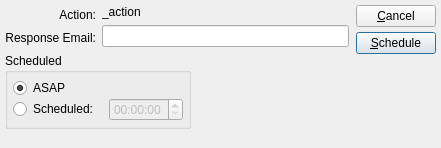
<?xml version="1.0" encoding="UTF-8"?>
<ui version="4.0">
 <comment>This file is part of the xTuple ERP: PostBooks Edition, a free and
open source Enterprise Resource Planning software suite,
Copyright (c) 1999-2010 by OpenMFG LLC, d/b/a xTuple.
It is licensed to you under the Common Public Attribution License
version 1.0, the full text of which (including xTuple-specific Exhibits)
is available at www.xtuple.com/CPAL.  By using this software, you agree
to be bound by its terms.</comment>
 <class>submitAction</class>
 <widget class="QDialog" name="submitAction">
  <property name="geometry">
   <rect>
    <x>0</x>
    <y>0</y>
    <width>441</width>
    <height>148</height>
   </rect>
  </property>
  <property name="windowTitle">
   <string>Schedule Action with xTuple Connect</string>
  </property>
  <layout class="QHBoxLayout">
   <property name="spacing">
    <number>7</number>
   </property>
   <property name="margin">
    <number>5</number>
   </property>
   <item>
    <layout class="QVBoxLayout">
     <property name="spacing">
      <number>0</number>
     </property>
     <property name="margin">
      <number>0</number>
     </property>
     <item>
      <layout class="QVBoxLayout">
       <property name="spacing">
        <number>6</number>
       </property>
       <property name="margin">
        <number>0</number>
       </property>
       <item>
        <layout class="QHBoxLayout">
         <property name="spacing">
          <number>6</number>
         </property>
         <property name="margin">
          <number>0</number>
         </property>
         <item>
          <layout class="QVBoxLayout">
           <property name="spacing">
            <number>5</number>
           </property>
           <property name="margin">
            <number>0</number>
           </property>
           <item>
            <widget class="QLabel" name="_actionLit">
             <property name="text">
              <string>Action:</string>
             </property>
             <property name="alignment">
              <set>Qt::AlignRight|Qt::AlignTrailing|Qt::AlignVCenter</set>
             </property>
            </widget>
           </item>
           <item>
            <widget class="QLabel" name="_responseEmailLit">
             <property name="text">
              <string>Response Email:</string>
             </property>
             <property name="alignment">
              <set>Qt::AlignRight|Qt::AlignTrailing|Qt::AlignVCenter</set>
             </property>
            </widget>
           </item>
          </layout>
         </item>
         <item>
          <layout class="QVBoxLayout">
           <property name="spacing">
            <number>6</number>
           </property>
           <property name="margin">
            <number>0</number>
           </property>
           <item>
            <widget class="QLabel" name="_action">
             <property name="text">
              <string notr="true">_action</string>
             </property>
            </widget>
           </item>
           <item>
            <widget class="XLineEdit" name="_email"/>
           </item>
          </layout>
         </item>
        </layout>
       </item>
       <item>
        <layout class="QHBoxLayout">
         <property name="spacing">
          <number>0</number>
         </property>
         <property name="margin">
          <number>0</number>
         </property>
         <item>
          <widget class="QGroupBox" name="_scheduledGroup">
           <property name="title">
            <string>Scheduled</string>
           </property>
           <layout class="QVBoxLayout">
            <property name="spacing">
             <number>0</number>
            </property>
            <property name="margin">
             <number>5</number>
            </property>
            <item>
             <widget class="QRadioButton" name="_asap">
              <property name="text">
               <string>ASAP</string>
              </property>
              <property name="checked">
               <bool>true</bool>
              </property>
             </widget>
            </item>
            <item>
             <layout class="QHBoxLayout">
              <property name="spacing">
               <number>5</number>
              </property>
              <property name="margin">
               <number>0</number>
              </property>
              <item>
               <widget class="QRadioButton" name="_scheduled">
                <property name="text">
                 <string>Scheduled:</string>
                </property>
               </widget>
              </item>
              <item>
               <widget class="DLineEdit" name="_date">
                <property name="enabled">
                 <bool>false</bool>
                </property>
               </widget>
              </item>
              <item>
               <widget class="QTimeEdit" name="_time">
                <property name="enabled">
                 <bool>false</bool>
                </property>
               </widget>
              </item>
             </layout>
            </item>
           </layout>
          </widget>
         </item>
         <item>
          <spacer>
           <property name="orientation">
            <enum>Qt::Horizontal</enum>
           </property>
           <property name="sizeType">
            <enum>QSizePolicy::Expanding</enum>
           </property>
           <property name="sizeHint" stdset="0">
            <size>
             <width>36</width>
             <height>10</height>
            </size>
           </property>
          </spacer>
         </item>
        </layout>
       </item>
      </layout>
     </item>
     <item>
      <spacer>
       <property name="orientation">
        <enum>Qt::Vertical</enum>
       </property>
       <property name="sizeType">
        <enum>QSizePolicy::Expanding</enum>
       </property>
       <property name="sizeHint" stdset="0">
        <size>
         <width>16</width>
         <height>16</height>
        </size>
       </property>
      </spacer>
     </item>
    </layout>
   </item>
   <item>
    <layout class="QVBoxLayout">
     <property name="spacing">
      <number>0</number>
     </property>
     <property name="margin">
      <number>0</number>
     </property>
     <item>
      <layout class="QVBoxLayout">
       <property name="spacing">
        <number>5</number>
       </property>
       <property name="margin">
        <number>0</number>
       </property>
       <item>
        <widget class="QPushButton" name="_close">
         <property name="text">
          <string>&amp;Cancel</string>
         </property>
        </widget>
       </item>
       <item>
        <widget class="QPushButton" name="_submit">
         <property name="text">
          <string>&amp;Schedule</string>
         </property>
         <property name="autoDefault">
          <bool>true</bool>
         </property>
         <property name="default">
          <bool>true</bool>
         </property>
        </widget>
       </item>
      </layout>
     </item>
     <item>
      <spacer>
       <property name="orientation">
        <enum>Qt::Vertical</enum>
       </property>
       <property name="sizeType">
        <enum>QSizePolicy::Expanding</enum>
       </property>
       <property name="sizeHint" stdset="0">
        <size>
         <width>10</width>
         <height>61</height>
        </size>
       </property>
      </spacer>
     </item>
    </layout>
   </item>
  </layout>
 </widget>
 <layoutdefault spacing="6" margin="11"/>
 <pixmapfunction>qPixmapFromMimeSource</pixmapfunction>
 <customwidgets>
  <customwidget>
   <class>DLineEdit</class>
   <extends>QWidget</extends>
   <header>datecluster.h</header>
   <container>1</container>
  </customwidget>
  <customwidget>
   <class>XLineEdit</class>
   <extends>QLineEdit</extends>
   <header>xlineedit.h</header>
   <container>1</container>
  </customwidget>
 </customwidgets>
 <tabstops>
  <tabstop>_email</tabstop>
  <tabstop>_asap</tabstop>
  <tabstop>_scheduled</tabstop>
  <tabstop>_date</tabstop>
  <tabstop>_time</tabstop>
  <tabstop>_submit</tabstop>
  <tabstop>_close</tabstop>
 </tabstops>
 <resources/>
 <connections>
  <connection>
   <sender>_scheduled</sender>
   <signal>toggled(bool)</signal>
   <receiver>_time</receiver>
   <slot>setEnabled(bool)</slot>
   <hints>
    <hint type="sourcelabel">
     <x>20</x>
     <y>20</y>
    </hint>
    <hint type="destinationlabel">
     <x>20</x>
     <y>20</y>
    </hint>
   </hints>
  </connection>
  <connection>
   <sender>_scheduled</sender>
   <signal>toggled(bool)</signal>
   <receiver>_date</receiver>
   <slot>setEnabled(bool)</slot>
   <hints>
    <hint type="sourcelabel">
     <x>20</x>
     <y>20</y>
    </hint>
    <hint type="destinationlabel">
     <x>20</x>
     <y>20</y>
    </hint>
   </hints>
  </connection>
  <connection>
   <sender>_close</sender>
   <signal>clicked()</signal>
   <receiver>submitAction</receiver>
   <slot>reject()</slot>
   <hints>
    <hint type="sourcelabel">
     <x>20</x>
     <y>20</y>
    </hint>
    <hint type="destinationlabel">
     <x>20</x>
     <y>20</y>
    </hint>
   </hints>
  </connection>
 </connections>
</ui>
